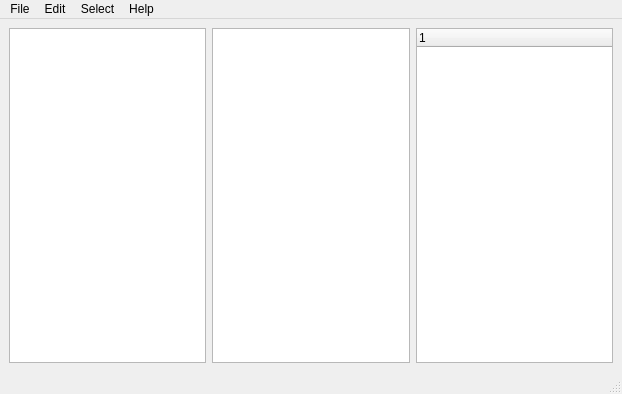
<?xml version="1.0" encoding="UTF-8"?>
<ui version="4.0">
 <class>MainWindow</class>
 <widget class="QMainWindow" name="MainWindow">
  <property name="geometry">
   <rect>
    <x>0</x>
    <y>0</y>
    <width>622</width>
    <height>394</height>
   </rect>
  </property>
  <property name="windowTitle">
   <string>MainWindow</string>
  </property>
  <widget class="QWidget" name="centralwidget">
   <layout class="QHBoxLayout" name="horizontalLayout">
    <item>
     <widget class="QTableWidget" name="tableWidget"/>
    </item>
    <item>
     <widget class="QListWidget" name="listWidget"/>
    </item>
    <item>
     <widget class="QTreeWidget" name="treeWidget">
      <column>
       <property name="text">
        <string notr="true">1</string>
       </property>
      </column>
     </widget>
    </item>
   </layout>
  </widget>
  <widget class="QMenuBar" name="menubar">
   <property name="geometry">
    <rect>
     <x>0</x>
     <y>0</y>
     <width>622</width>
     <height>24</height>
    </rect>
   </property>
   <widget class="QMenu" name="menuFile">
    <property name="title">
     <string>File</string>
    </property>
   </widget>
   <widget class="QMenu" name="menuEdit">
    <property name="title">
     <string>Edit</string>
    </property>
   </widget>
   <widget class="QMenu" name="menuSelect">
    <property name="title">
     <string>Select</string>
    </property>
   </widget>
   <widget class="QMenu" name="menuHelp">
    <property name="title">
     <string>Help</string>
    </property>
   </widget>
   <addaction name="menuFile"/>
   <addaction name="menuEdit"/>
   <addaction name="menuSelect"/>
   <addaction name="menuHelp"/>
  </widget>
  <widget class="QStatusBar" name="statusbar"/>
 </widget>
 <resources/>
 <connections/>
</ui>
